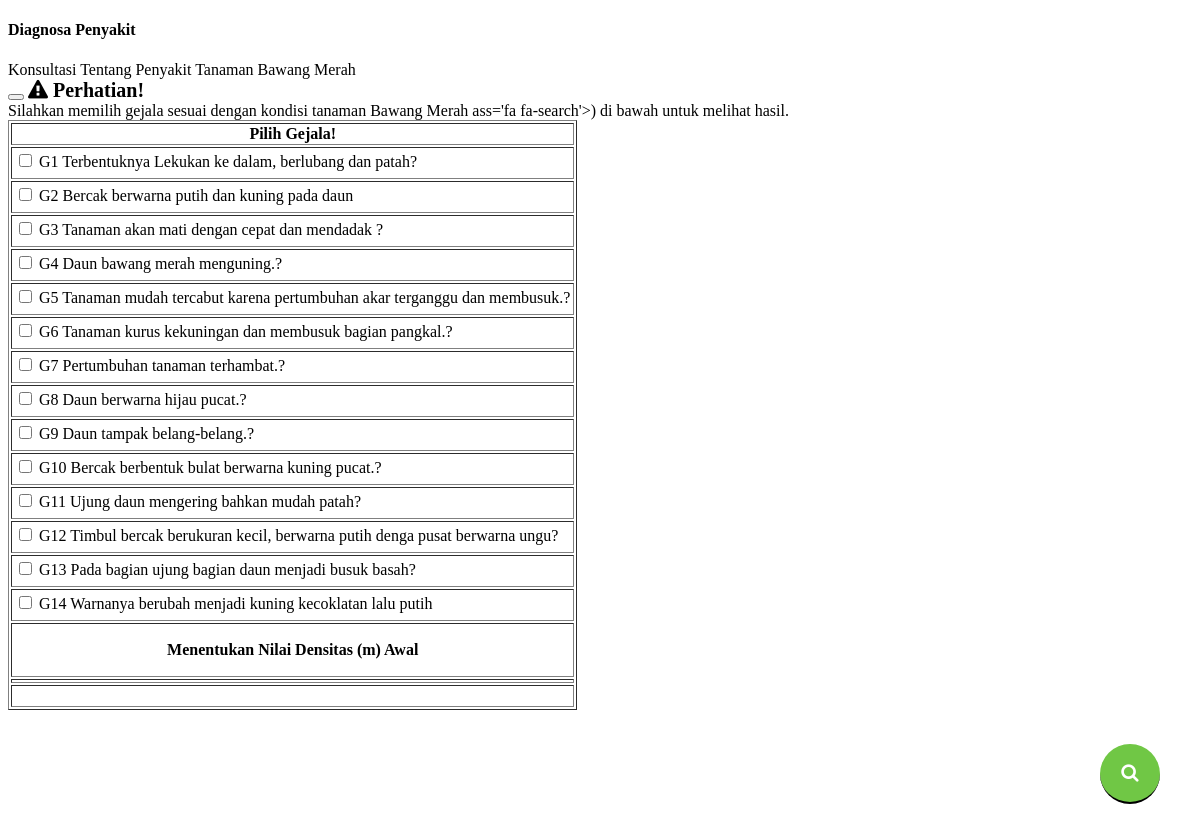
Screenshot of /modul/diagnosa/diagnosads.php with the database file from the repository.
### tables this page shows
CREATE TABLE `tb_gejala` (
  `id` int(11) NOT NULL,
  `kdgejala` varchar(3) DEFAULT NULL,
  `gejala` text DEFAULT NULL
);

### modul/diagnosa/diagnosads.php (the view, shortened to what this page needs)
<!DOCTYPE html>
<html>
<link rel="stylesheet" href="assets/icons/font-awesome-4.2.0/font-awesome-4.2.0/css/font-awesome.min.css">
</head>
<body>
	<div class='container-fluid'>
        <div class='row page-titles mx-0'>
          <div class='col-sm-6 p-md-0'>
            <div class='welcome-text'>
              <h4>Diagnosa Penyakit</h4>
              <span class='ml-0'>Konsultasi Tentang Penyakit Tanaman Bawang Merah</span>
            </div>
          </div>
        </div>
	      <div class='alert alert-danger alert-dismissible alert-alt fade show'>
          <button type='button' class='close h-100' data-dismiss='alert' aria-label='Close'><span><i class='mdi mdi-close'></i></span>
          </button>
          <strong style='font-size: 20px;'><i class='icon fa fa-exclamation-triangle'></i> Perhatian!</strong> <br>Silahkan memilih gejala sesuai dengan kondisi tanaman Bawang Merah ass='fa fa-search'></i>)  di bawah untuk melihat hasil.
        </div>
<?php include "admin/koneksi2.php"; ?>
		<div class='row'>
          <div class='col-12'>
            <div class='card'>
              <div class='card-body'>
                <div class='table-responsive'>
					<table border='1'  class="table table-striped konsu table-bordered">
						<tbody class='pilihkondisi'>
					        <tr>
					            <td ><center><strong>Pilih Gejala!</strong></center></td>
					   		</tr>
					  		<form method="post" >
<?php
$sqli="SELECT * FROM tb_gejala ORDER BY id ASC ";
$result=$db->query($sqli);
while($row=$result->fetch_object()){?>
							<tr>
					    		<td style="padding:3px 3px 7px 3px;">
    <?php echo "<input type='checkbox' name='evidence[]' value='{$row->id}'"
         .(isset($_POST['evidence'])?(in_array($row->id,$_POST['evidence'])?" checked":""):"")
        ."> {$row->kdgejala} {$row->gejala}<br>";
}
?>
								</td>
							</tr>
								<input class='btn btn-success float' class="btn btn-primary" type=submit data-toggle='tooltip' data-placement='top' title='Klik disini untuk melihat hasil diagnosa' name=submit value='&#xf002;' style='font-family:Arial, FontAwesome'>
								</form>
							<tr>
								<td><p style="font-weight:bold; text-align:center;"><strong>Menentukan Nilai Densitas (m) Awal</strong></p></td>
							</tr>
							<tr>
								<td>
?></td>
  </tr>
  <tr  >
    <td>&nbsp;</td>
  </tr>
</table>
		</div>
		<br><br><br>
        <br><br><br>
	</div>
	<br/>
</body>
</html>

### modul/diagnosa/diagnosads.php (style rules this page uses)
.float { background: #70c745; color: white; border-top: 0; border-left: 0; border-right: 0; text-decoration: none; font-family: sans-serif; font-size: 14pt; position:fixed; width:60px; height:60px; bottom:40px; right:40px; background-color: #70c745; color:#FFF; border-radius:50px; text-align:center; margin-top:32px; }

### rows the page displays
tb_gejala: kdgejala "G1", gejala "Terbentuknya Lekukan ke dalam, berlubang dan patah?"
tb_gejala: kdgejala "G2", gejala "Bercak berwarna putih dan kuning pada daun"
tb_gejala: kdgejala "G3", gejala "Tanaman akan mati dengan cepat dan mendadak ?"
tb_gejala: kdgejala "G4", gejala "Daun bawang merah menguning.?"
tb_gejala: kdgejala "G5", gejala "Tanaman mudah tercabut karena pertumbuhan akar terganggu dan membusuk.?"
tb_gejala: kdgejala "G6", gejala "Tanaman kurus kekuningan dan membusuk bagian pangkal.?"
tb_gejala: kdgejala "G7", gejala "Pertumbuhan tanaman terhambat.?"
tb_gejala: kdgejala "G8", gejala "Daun berwarna hijau pucat.?"
tb_gejala: kdgejala "G9", gejala "Daun tampak belang-belang.?"
tb_gejala: kdgejala "G10", gejala "Bercak berbentuk bulat berwarna kuning pucat.?"
tb_gejala: kdgejala "G11", gejala "Ujung daun mengering bahkan mudah patah?"
tb_gejala: kdgejala "G12", gejala "Timbul bercak berukuran kecil, berwarna putih denga pusat berwarna ungu?"
tb_gejala: kdgejala "G13", gejala "Pada bagian ujung bagian daun menjadi busuk basah?"
tb_gejala: kdgejala "G14", gejala "Warnanya berubah menjadi kuning kecoklatan lalu putih"
